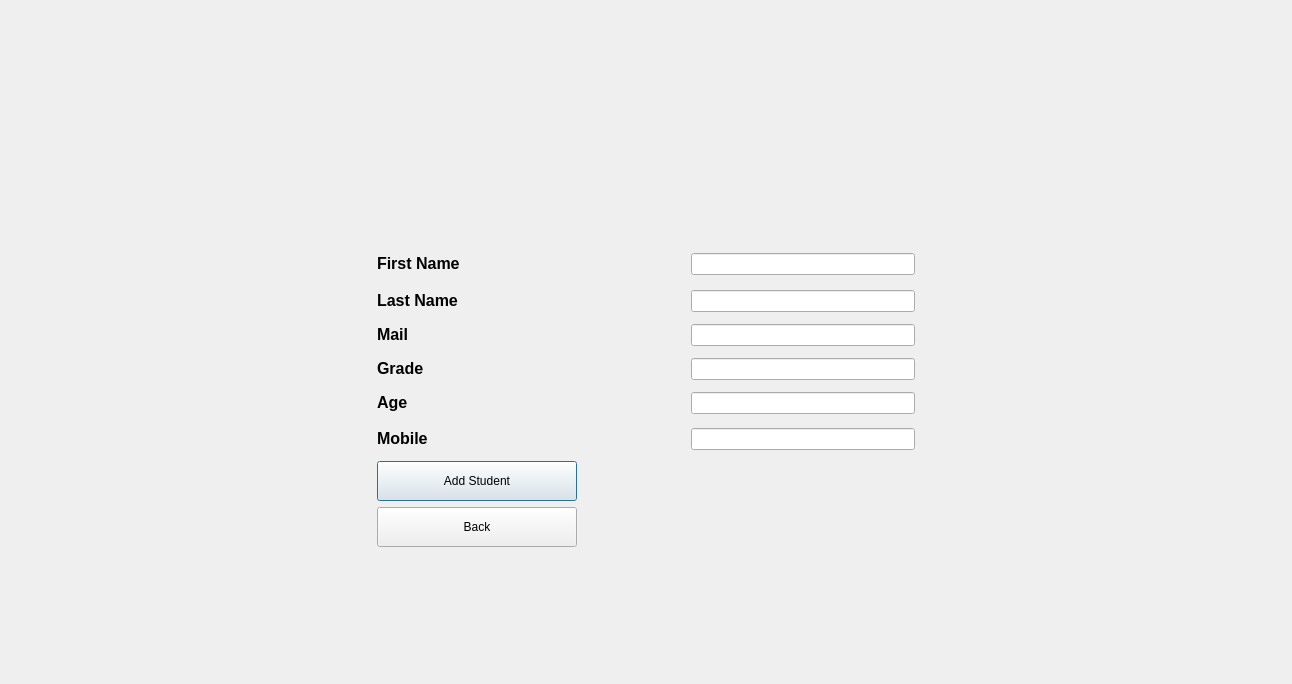
<?xml version="1.0" encoding="UTF-8"?>
<ui version="4.0">
 <class>add_stud_menu</class>
 <widget class="QDialog" name="add_stud_menu">
  <property name="geometry">
   <rect>
    <x>0</x>
    <y>0</y>
    <width>1292</width>
    <height>684</height>
   </rect>
  </property>
  <property name="windowTitle">
   <string>Dialog</string>
  </property>
  <layout class="QGridLayout" name="gridLayout_4">
   <item row="0" column="1">
    <spacer name="verticalSpacer_2">
     <property name="orientation">
      <enum>Qt::Vertical</enum>
     </property>
     <property name="sizeHint" stdset="0">
      <size>
       <width>538</width>
       <height>73</height>
      </size>
     </property>
    </spacer>
   </item>
   <item row="1" column="0" rowspan="2">
    <spacer name="horizontalSpacer">
     <property name="orientation">
      <enum>Qt::Horizontal</enum>
     </property>
     <property name="sizeHint" stdset="0">
      <size>
       <width>355</width>
       <height>468</height>
      </size>
     </property>
    </spacer>
   </item>
   <item row="1" column="1">
    <layout class="QGridLayout" name="gridLayout_3">
     <item row="0" column="0">
      <widget class="QLabel" name="icon">
       <property name="minimumSize">
        <size>
         <width>100</width>
         <height>100</height>
        </size>
       </property>
       <property name="maximumSize">
        <size>
         <width>100</width>
         <height>100</height>
        </size>
       </property>
       <property name="text">
        <string/>
       </property>
      </widget>
     </item>
     <item row="1" column="0">
      <layout class="QGridLayout" name="gridLayout_2">
       <item row="0" column="0">
        <layout class="QGridLayout" name="gridLayout">
         <item row="5" column="0">
          <widget class="QLabel" name="moblbl">
           <property name="text">
            <string>&lt;html&gt;&lt;head/&gt;&lt;body&gt;&lt;p&gt;&lt;span style=&quot; font-size:12pt; font-weight:700;&quot;&gt;Mobile&lt;/span&gt;&lt;/p&gt;&lt;/body&gt;&lt;/html&gt;</string>
           </property>
          </widget>
         </item>
         <item row="1" column="2">
          <widget class="QLineEdit" name="lstnameline"/>
         </item>
         <item row="2" column="0">
          <widget class="QLabel" name="maillbl">
           <property name="text">
            <string>&lt;html&gt;&lt;head/&gt;&lt;body&gt;&lt;p&gt;&lt;span style=&quot; font-size:12pt; font-weight:700;&quot;&gt;Mail&lt;/span&gt;&lt;/p&gt;&lt;/body&gt;&lt;/html&gt;</string>
           </property>
          </widget>
         </item>
         <item row="0" column="1" rowspan="6">
          <spacer name="horizontalSpacer_5">
           <property name="orientation">
            <enum>Qt::Horizontal</enum>
           </property>
           <property name="sizeHint" stdset="0">
            <size>
             <width>218</width>
             <height>208</height>
            </size>
           </property>
          </spacer>
         </item>
         <item row="3" column="2">
          <widget class="QLineEdit" name="gradeline"/>
         </item>
         <item row="4" column="0">
          <widget class="QLabel" name="agelbl">
           <property name="text">
            <string>&lt;html&gt;&lt;head/&gt;&lt;body&gt;&lt;p&gt;&lt;span style=&quot; font-size:12pt; font-weight:700;&quot;&gt;Age&lt;/span&gt;&lt;/p&gt;&lt;/body&gt;&lt;/html&gt;</string>
           </property>
          </widget>
         </item>
         <item row="5" column="2">
          <widget class="QLineEdit" name="mobline"/>
         </item>
         <item row="0" column="2">
          <widget class="QLineEdit" name="firnameline"/>
         </item>
         <item row="4" column="2">
          <widget class="QLineEdit" name="ageline"/>
         </item>
         <item row="3" column="0">
          <widget class="QLabel" name="gradelbl">
           <property name="text">
            <string>&lt;html&gt;&lt;head/&gt;&lt;body&gt;&lt;p&gt;&lt;span style=&quot; font-size:12pt; font-weight:700;&quot;&gt;Grade&lt;/span&gt;&lt;/p&gt;&lt;/body&gt;&lt;/html&gt;</string>
           </property>
          </widget>
         </item>
         <item row="0" column="0">
          <widget class="QLabel" name="firnamelbl">
           <property name="text">
            <string>&lt;html&gt;&lt;head/&gt;&lt;body&gt;&lt;p&gt;&lt;span style=&quot; font-size:12pt; font-weight:700;&quot;&gt;First Name&lt;/span&gt;&lt;/p&gt;&lt;/body&gt;&lt;/html&gt;</string>
           </property>
          </widget>
         </item>
         <item row="1" column="0">
          <widget class="QLabel" name="lstnamelbl">
           <property name="text">
            <string>&lt;html&gt;&lt;head/&gt;&lt;body&gt;&lt;p&gt;&lt;span style=&quot; font-size:12pt; font-weight:700;&quot;&gt;Last Name&lt;/span&gt;&lt;/p&gt;&lt;/body&gt;&lt;/html&gt;</string>
           </property>
          </widget>
         </item>
         <item row="2" column="2">
          <widget class="QLineEdit" name="mailline"/>
         </item>
        </layout>
       </item>
       <item row="1" column="0">
        <layout class="QVBoxLayout" name="verticalLayout">
         <item>
          <widget class="QPushButton" name="addbtn">
           <property name="maximumSize">
            <size>
             <width>200</width>
             <height>40</height>
            </size>
           </property>
           <property name="text">
            <string>Add Student</string>
           </property>
          </widget>
         </item>
         <item>
          <widget class="QPushButton" name="backbtn2">
           <property name="maximumSize">
            <size>
             <width>200</width>
             <height>40</height>
            </size>
           </property>
           <property name="text">
            <string>Back</string>
           </property>
          </widget>
         </item>
        </layout>
       </item>
      </layout>
     </item>
    </layout>
   </item>
   <item row="1" column="2">
    <spacer name="horizontalSpacer_2">
     <property name="orientation">
      <enum>Qt::Horizontal</enum>
     </property>
     <property name="sizeHint" stdset="0">
      <size>
       <width>354</width>
       <height>468</height>
      </size>
     </property>
    </spacer>
   </item>
   <item row="2" column="1">
    <spacer name="verticalSpacer">
     <property name="orientation">
      <enum>Qt::Vertical</enum>
     </property>
     <property name="sizeHint" stdset="0">
      <size>
       <width>538</width>
       <height>98</height>
      </size>
     </property>
    </spacer>
   </item>
  </layout>
 </widget>
 <tabstops>
  <tabstop>firnameline</tabstop>
  <tabstop>lstnameline</tabstop>
  <tabstop>mailline</tabstop>
  <tabstop>gradeline</tabstop>
  <tabstop>ageline</tabstop>
  <tabstop>mobline</tabstop>
  <tabstop>addbtn</tabstop>
  <tabstop>backbtn2</tabstop>
 </tabstops>
 <resources/>
 <connections/>
</ui>
